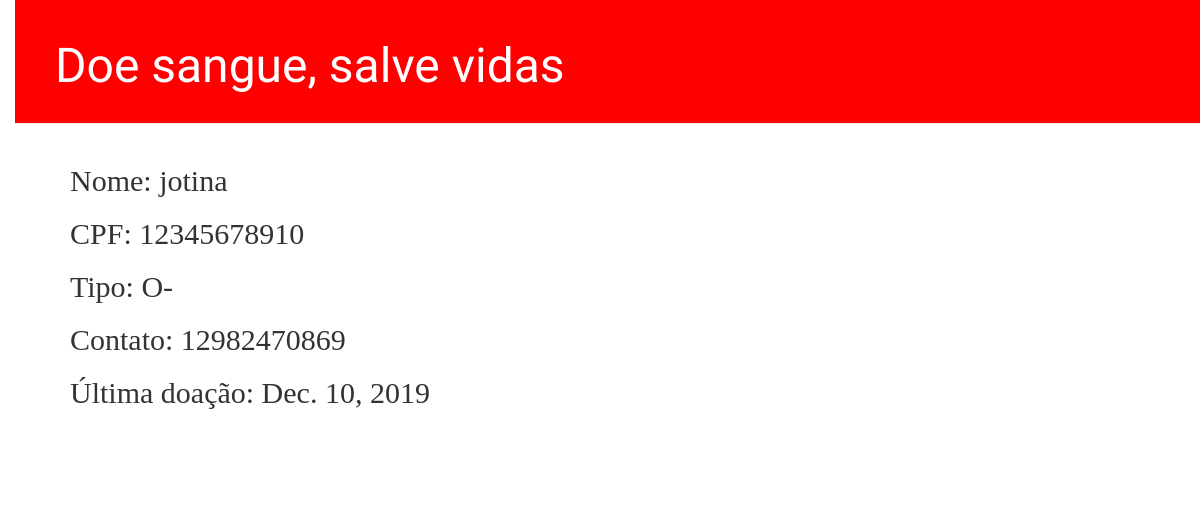
The page /doner/5/detail/ on the database its author committed.
### blood/models.py (models this page shows, shortened)
class Doner(models.Model):
    name = models.CharField(max_length=200)
    blood_type = models.CharField(max_length=3)
    birth_date = models.CharField(max_length=10, null=True)
    cpf = models.CharField(max_length=11)
    phone_number = models.CharField(max_length=11)
    donating_date = models.DateTimeField(default=timezone.now)
    last_notified = models.DateTimeField(default=timezone.now)

### blood/views.py (the view)
# urls.py: path('doner/<int:pk>/detail/', views.doner_detail, name='doner_detail'),
def doner_detail(request, pk):
    doner = get_object_or_404(Doner, pk=pk)
    return render(request, 'blood/doner_detail.html', {'doner': doner})

### blood/templates/blood/doner_detail.html
{% extends 'blood/base.html' %}
{% block content %}
    <div class="doner">
        <h2>Nome: {{ doner.name }}</h2>
        <h2>CPF: {{ doner.cpf }}</h2>
        <h2>Tipo: {{ doner.blood_type }}</h2>
        <h2>Contato: {{ doner.phone_number }}</h2>
        <h2>Última doação: {{ doner.donating_date.date }}</h2>
    </div>
{% endblock %}

### blood/static/css/blood.css (style rules this page uses)
body { padding-left: 15px; }
h1, h2, h3, h4 { font-family: 'Lobster', cursive; }
.doner { margin-bottom: 70px; }

### rows shown on the page
Doner: name "jotina", cpf "12345678910", blood_type "O-", phone_number "12982470869", donating_date "Dec. 10, 2019"
